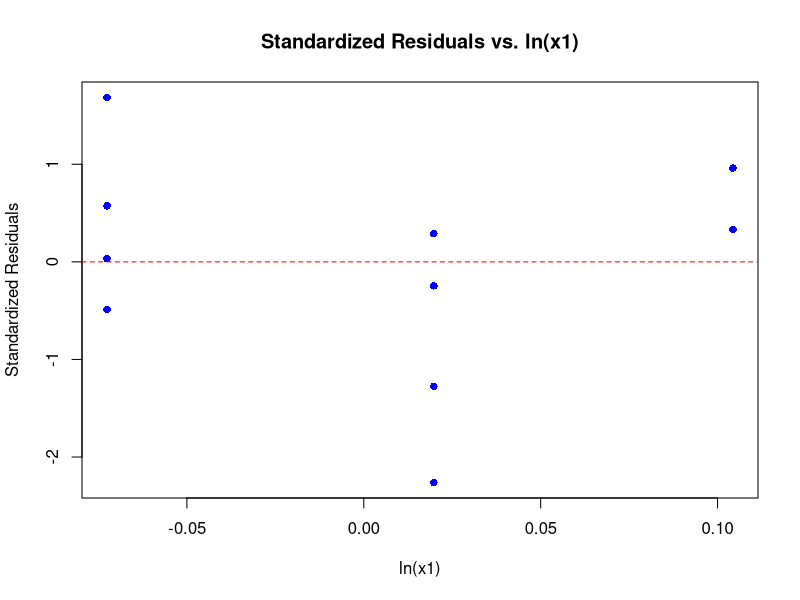

R code for this plot:

# 55.
# Input the data
x1 <- c(0.93, 1.11, 0.93, 1.11, 0.93, 1.11, 0.93, 1.11, 1.02, 1.02, 1.02, 1.02)
x2 <- c(1, 1, 1, 1, 1.4, 1.4, 1.4, 1.4, 1.18, 1.18, 1.18, 1.18)
x3 <- c(0.2, 0.2, 0.5, 0.5, 0.2, 0.2, 0.5, 0.5, 0.31, 0.31, 0.31, 0.31)
y <- c(32.95, 38.72, 35.2, 38.72, 32.27, 39.71, 33.67, 38.72, 35.2, 33.67, 36.02, 32.27)

# Transform the variables using natural logarithms
ln_x1 <- log(x1)
ln_x2 <- log(x2)
ln_x3 <- log(x3)
ln_y <- log(y)

# Create a data frame
data <- data.frame(ln_x1, ln_x2, ln_x3, ln_y)

# Fit the linear regression model
model <- lm(ln_y ~ ln_x1 + ln_x2 + ln_x3, data = data)

# Display the summary of the model
summary(model)

alpha = 0.05

## b.
model2 = lm(ln_y~ln_x1 + ln_x3)
summary(model2)

## c.
model3 = lm(ln_y~ln_x1)
summary(model3)

## d.
# Calculate standardized residuals
standardized_residuals <- rstandard(model3)

# Display the standardized residuals
standardized_residuals

# Create a data frame for plotting
plot_data <- data.frame(ln_x1 = ln_x1, standardized_residuals = standardized_residuals)

# Plot standardized residuals against ln_x1
plot(plot_data$ln_x1, plot_data$standardized_residuals, 
     xlab = "ln(x1)", ylab = "Standardized Residuals", 
     main = "Standardized Residuals vs. ln(x1)", 
     pch = 16, col = "blue")

# Add a horizontal line at y = 0 for reference
abline(h = 0, col = "red", lty = 2)
## e.
model4 = lm(ln_y ~ ln_x1 + I(ln_x1^2))
model4
summary(model4)

PI = predict(model4, newdata = data.frame(ln_x1 = 0), interval = "prediction", level = 0.95)
lower_bound_prediction = exp(PI[2])
upper_bound_prediction = exp(PI[3])
lower_bound_prediction
upper_bound_prediction
